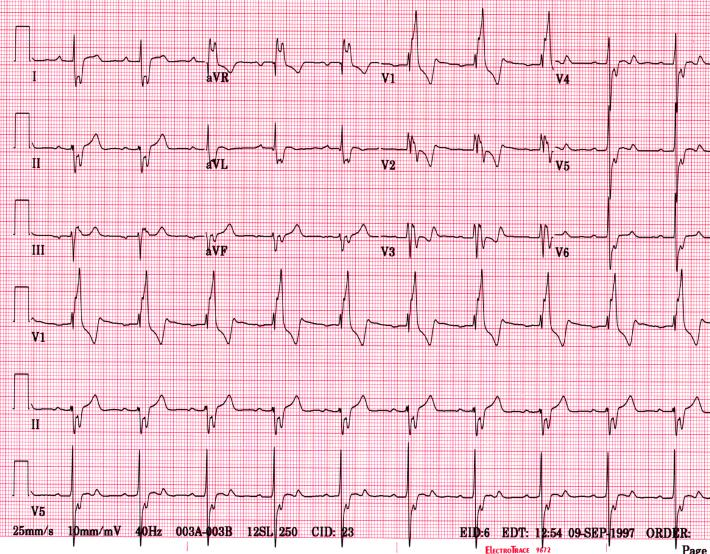
#> input picture gettingstarted/media/ekg12.gif, 710 x 554 px, found by its file name
$ python analyze_ekg.py
#> lines starting #> are read from the running program, lines starting #| are printed output that depends on the picture
'''from PIL import Image
im = Image.open('ekg.jpg')

pixels = list(im.getdata())
width, height = im.size
pixels = [pixels[i * width:(i + 1) * width] for i in xrange(height)]

print pixels'''

import numpy as np
import matplotlib.pyplot as plt

from skimage.data import camera
from skimage.filters import roberts, sobel, scharr, prewitt
from scipy import misc

import skimage.io as io

#from PIL import Image
#im = Image.open("ekg12.gif")
from PIL import Image

img = Image.open('ekg12.gif').convert('LA')
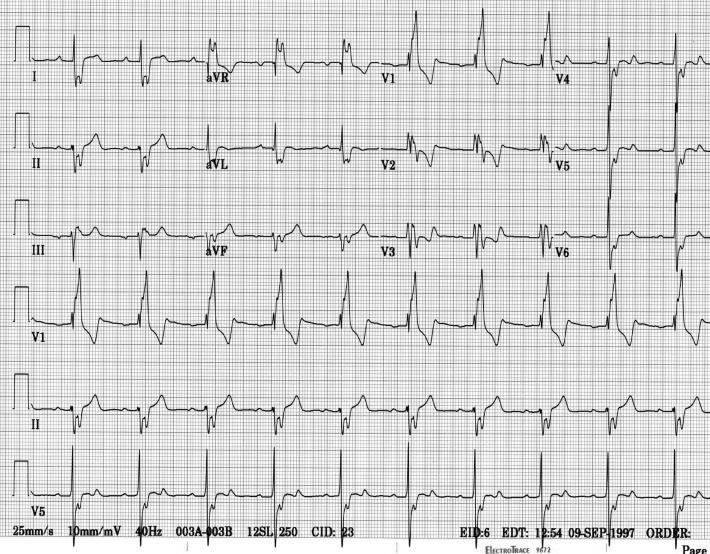
#> img: PIL image 710x554 LA; mean R, G, B, A 212.5, 212.5, 212.5, 255
img.save('greyscale.gif')
img.show()

#image = im.convert('L')   # 'L' stands for 'luminosity'
#im = np.asarray(gray) #Can be many different formats.
img = Image.open("greyscale.gif")
#> img: PIL image 710x554 L
pix = img.load()
#print im.size #Get the width and hight of the image for iterating over
#print pix[0,0] #Get the RGBA Value of the a pixel of an image
#pix[0,0] = value

groups_of_rows = []
row = []
previous = 0

#pix_val_flat = [x for sets in pix for x in sets]
#print pix_val_flat

for i in range(img.size[0]):
	for j in range(img.size[1]):
		if pix[i,j]< 100:
			#if previous == i:
			#	pix[i,j] = 255
			pix[i,j]=0
			previous = i
		else:
			pix[i,j] = 255

img.show()
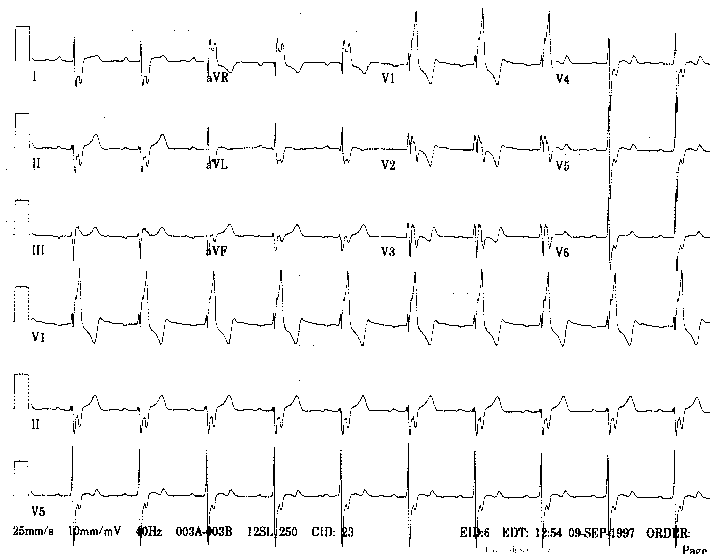
#> shown: PIL image 710x554 L; 96.9% white; black in thin lines or dots

'''
for g in groups_of_rows:
	for r in range(len(g)):
		if r!= len(g)-1:
			pix[g]
'''
